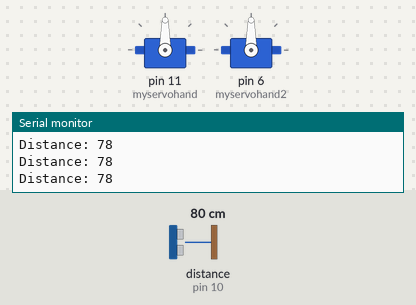
Recording of a sketch running on a simulated Arduino Uno, built with avr-gcc and run on an emulated ATmega328P. Parts: 2 × servo, the last lines printed to the serial monitor. Wiring (inferred from the names in the program): ultrasonic range finder: trigger pin 9; echo pin 10. The inputs (shaded band) are chosen by the test bench; at power-on: distance to the obstacle (sensor on pin 10) 80 cm. The echo pulse lasts 58.3 µs per cm.

Above: at 1.2 s.
1.3 s: distance to the obstacle (sensor on pin 10) set to 45 cm
2.8 s: distance to the obstacle (sensor on pin 10) set to 36 cm
At 2.97 s:
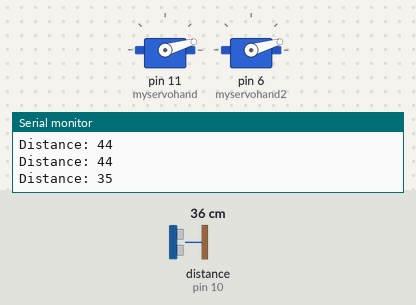
At 3.88 s:
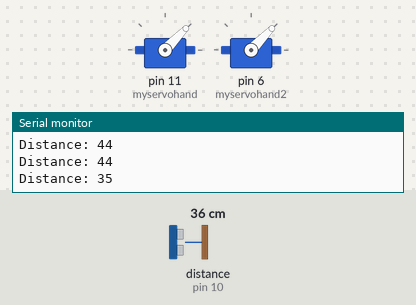
5.8 s: distance to the obstacle (sensor on pin 10) set to 23 cm
8.8 s: distance to the obstacle (sensor on pin 10) set to 19 cm
At 11.0 s:
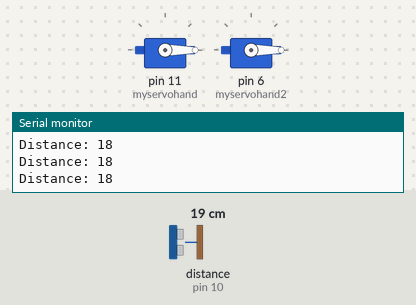
Timing chart, 0 to 12.5 s (numbered marks = the images above; inputs shaded):
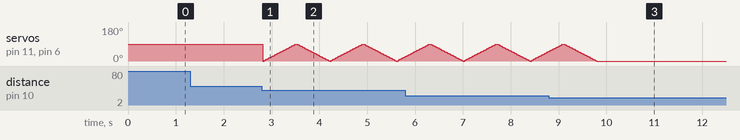

Measured:
- the behaviour switches between 41 and 40 cm on distance to the obstacle (sensor on pin 10) (found by bisection; images 0 and 1)
- the behaviour switches between 22 and 21 cm on distance to the obstacle (sensor on pin 10) (found by bisection; images 2 and 3)
- after the input at 8.8 s, servo on pin 11 (myservohand), servo on pin 6 (myservohand2): goes on until 9.8 s, then stays 0°

The sketch:

zuni_2.O.ino
```cpp
//#GARUDGOD

// defining the pins
const int trigPin = 9;
const int echoPin = 10;
// defining variables
long duration;
int distance;
int pin1=2;
int pin2=3;
#include <Servo.h>

Servo myservohand;  // create servo object to control a first hand
Servo myservohand2;  // create servo object to control a first hand
// twelve servo objects can be created on most boards

int pos = 0;    // variable to store the servo position

void setup() {
  myservohand.attach(11);  // attaches the servo on pin 9 to the servo object
  myservohand2.attach(6);
  pinMode(trigPin, OUTPUT); // Sets the trigPin as an Output
  pinMode(echoPin, INPUT); // Sets the echoPin as an Input
  Serial.begin(9600); // Starts the serial communication
}
void loop() {
  // Clears the trigPin
  digitalWrite(trigPin, LOW);
  delayMicroseconds(2);
  // Sets the trigPin on HIGH state for 10 micro seconds
  digitalWrite(trigPin, HIGH);
  delayMicroseconds(10);
  digitalWrite(trigPin, LOW);
  // Reads the echoPin, returns the sound wave travel time in microseconds
  duration = pulseIn(echoPin, HIGH);
  // Calculating the distance
  distance= duration*0.034/2;
  // Prints the distance on the Serial Monitor
  Serial.print("Distance: ");
  Serial.println(distance);
  if (distance<20 && distance>0)
  {
   digitalWrite(pin1,HIGH);
   digitalWrite(pin2,LOW);
  }
    if( distance >20 && distance <40)
  {
    for (pos = 0; pos <= 90; pos += 2)  // goes from 0 degrees to 180 degrees
    {
      // in steps of 1 degree
      myservohand.write(pos);              // tell servo to go to position in variable 'pos'
      myservohand2.write(pos);
      delay(15);                       // waits 15ms for the servo to reach the position
    }
    for (pos = 90; pos >= 0; pos -= 2)  // goes from 180 degrees to 0 degrees
    {
     myservohand.write(pos);              // tell servo to go to position in variable 'pos'
     myservohand2.write(pos);
     delay(15);                       // waits 15ms for the servo to reach the position
    }
  }
  if (distance>40 && distance <100)
  {
    digitalWrite(pin2,HIGH);
    digitalWrite(pin1,LOW);
  }
}
```
